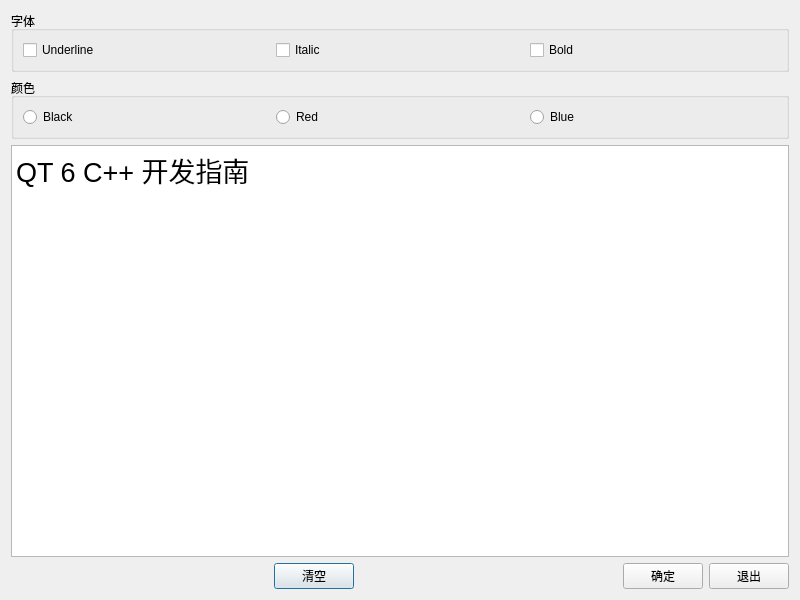
<?xml version="1.0" encoding="UTF-8"?>
<ui version="4.0">
 <class>Dialog</class>
 <widget class="QDialog" name="Dialog">
  <property name="geometry">
   <rect>
    <x>0</x>
    <y>0</y>
    <width>800</width>
    <height>600</height>
   </rect>
  </property>
  <property name="windowTitle">
   <string>信号与槽的使用</string>
  </property>
  <layout class="QVBoxLayout" name="verticalLayout">
   <item>
    <widget class="QGroupBox" name="groupBox_Font">
     <property name="title">
      <string>字体</string>
     </property>
     <layout class="QHBoxLayout" name="horizontalLayout">
      <item>
       <widget class="QCheckBox" name="chkBoxUnder">
        <property name="text">
         <string>Underline</string>
        </property>
       </widget>
      </item>
      <item>
       <widget class="QCheckBox" name="chkBoxItalic">
        <property name="text">
         <string>Italic</string>
        </property>
       </widget>
      </item>
      <item>
       <widget class="QCheckBox" name="chkBoxBold">
        <property name="text">
         <string>Bold</string>
        </property>
       </widget>
      </item>
     </layout>
    </widget>
   </item>
   <item>
    <widget class="QGroupBox" name="groupBox_Color">
     <property name="title">
      <string>颜色</string>
     </property>
     <layout class="QHBoxLayout" name="horizontalLayout_2">
      <item>
       <widget class="QRadioButton" name="radioBlack">
        <property name="text">
         <string>Black</string>
        </property>
       </widget>
      </item>
      <item>
       <widget class="QRadioButton" name="radioRed">
        <property name="text">
         <string>Red</string>
        </property>
       </widget>
      </item>
      <item>
       <widget class="QRadioButton" name="radioBlue">
        <property name="text">
         <string>Blue</string>
        </property>
       </widget>
      </item>
     </layout>
    </widget>
   </item>
   <item>
    <widget class="QPlainTextEdit" name="plainTextEdit">
     <property name="font">
      <font>
       <pointsize>20</pointsize>
      </font>
     </property>
     <property name="plainText">
      <string>QT 6 C++ 开发指南</string>
     </property>
    </widget>
   </item>
   <item>
    <layout class="QHBoxLayout" name="horizontalLayout_3">
     <item>
      <spacer name="horizontalSpacer">
       <property name="orientation">
        <enum>Qt::Horizontal</enum>
       </property>
       <property name="sizeHint" stdset="0">
        <size>
         <width>40</width>
         <height>20</height>
        </size>
       </property>
      </spacer>
     </item>
     <item>
      <widget class="QPushButton" name="btnClear">
       <property name="text">
        <string>清空</string>
       </property>
       <property name="icon">
        <iconset resource="res.qrc">
         <normaloff>:/icons/images/212.bmp</normaloff>:/icons/images/212.bmp</iconset>
       </property>
      </widget>
     </item>
     <item>
      <spacer name="horizontalSpacer_2">
       <property name="orientation">
        <enum>Qt::Horizontal</enum>
       </property>
       <property name="sizeHint" stdset="0">
        <size>
         <width>40</width>
         <height>20</height>
        </size>
       </property>
      </spacer>
     </item>
     <item>
      <widget class="QPushButton" name="btnOK">
       <property name="text">
        <string>确定</string>
       </property>
       <property name="icon">
        <iconset resource="res.qrc">
         <normaloff>:/icons/images/322.bmp</normaloff>:/icons/images/322.bmp</iconset>
       </property>
      </widget>
     </item>
     <item>
      <widget class="QPushButton" name="btnExit">
       <property name="text">
        <string>退出</string>
       </property>
       <property name="icon">
        <iconset resource="res.qrc">
         <normaloff>:/icons/images/132.bmp</normaloff>:/icons/images/132.bmp</iconset>
       </property>
      </widget>
     </item>
    </layout>
   </item>
  </layout>
 </widget>
 <resources>
  <include location="res.qrc"/>
 </resources>
 <connections>
  <connection>
   <sender>btnOK</sender>
   <signal>clicked()</signal>
   <receiver>Dialog</receiver>
   <slot>accept()</slot>
   <hints>
    <hint type="sourcelabel">
     <x>671</x>
     <y>577</y>
    </hint>
    <hint type="destinationlabel">
     <x>399</x>
     <y>299</y>
    </hint>
   </hints>
  </connection>
  <connection>
   <sender>btnExit</sender>
   <signal>clicked()</signal>
   <receiver>Dialog</receiver>
   <slot>close()</slot>
   <hints>
    <hint type="sourcelabel">
     <x>752</x>
     <y>577</y>
    </hint>
    <hint type="destinationlabel">
     <x>399</x>
     <y>299</y>
    </hint>
   </hints>
  </connection>
 </connections>
</ui>
